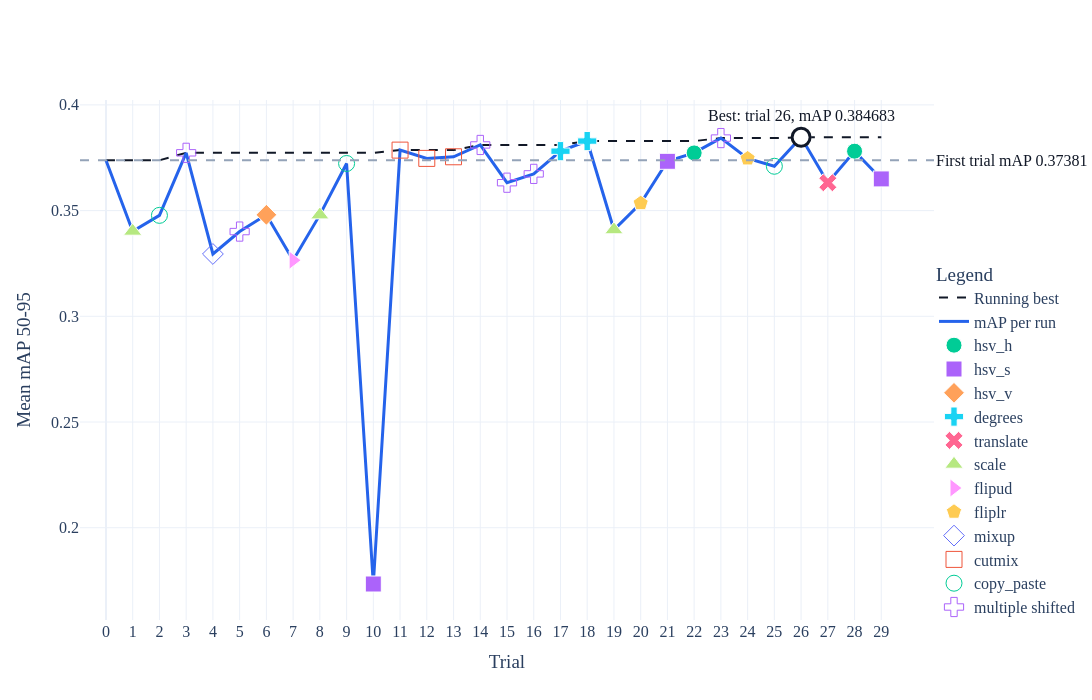

Notebook source saved alongside this figure:
### Code cell
study = optuna.load_study(
    study_name="TPE",
    storage="sqlite:///archive//peach_hpo.db",
)

df = pl.from_pandas(study.trials_dataframe())

desired_param_order = [
    "hsv_h",
    "hsv_s",
    "hsv_v",
    "degrees",
    "translate",
    "scale",
    "shear",
    "perspective",
    "flipud",
    "fliplr",
    "bgr",
    "mosaic",
    "mixup",
    "cutmix",
    "copy_paste",
    "close_mosaic",
]

param_cols = [
    f"params_{param}"
    for param in desired_param_order
    if f"params_{param}" in df.columns
]

plot_base = (
    df
    .filter(pl.col("state") == "COMPLETE")
    .select(["number", "value", *param_cols])
    .sort("number")
)

normalized = plot_base.with_columns([
    pl.when(pl.col(col).max() == pl.col(col).min())
    .then(0.0)
    .otherwise(
        (pl.col(col) - pl.col(col).min())
        / (pl.col(col).max() - pl.col(col).min())
    )
    .alias(col)
    for col in param_cols
])

diff_df = normalized.with_columns([
    pl.col(col).diff().abs().fill_null(0).alias(col)
    for col in param_cols
])

def largest_shift_label(row, cols, tolerance=0.05):
    changes = {col: row[col] for col in cols if row[col] is not None}

    if not changes:
        return "no shift"

    max_change = max(changes.values())

    if max_change == 0:
        return "baseline"

    close_cols = [
        col for col, value in changes.items()
        if value >= max_change * (1 - tolerance)
    ]

    if len(close_cols) > 1:
        return "multiple shifted"

    return close_cols[0].removeprefix("params_")

labels = [
    largest_shift_label(row, param_cols, tolerance=0.05)
    for row in diff_df.to_dicts()
]

plot_df = plot_base.with_columns(
    pl.Series("largest_shift", labels)
).with_columns(
    pl.col("value").cum_max().alias("running_best")
)

x = plot_df["number"].to_list()
y = plot_df["value"].to_list()
running_best = plot_df["running_best"].to_list()
labels = plot_df["largest_shift"].to_list()

baseline = y[0]
best_idx = max(range(len(y)), key=lambda i: y[i])
best_trial = x[best_idx]
best_score = y[best_idx]

fig = go.Figure()

# Running best
fig.add_trace(go.Scatter(
    x=x,
    y=running_best,
    mode="lines",
    name="Running best",
    line=dict(color="#111827", width=2, dash="dash"),
))

# Baseline horizontal line
fig.add_hline(
    y=baseline,
    line_dash="dash",
    line_color="#94A3B8",
    annotation_text=f"First trial mAP {baseline:.5f}",
    annotation_position="right",
    annotation_font=dict(size=16, color="#111827"),
)

# Main line
fig.add_trace(go.Scatter(
    x=x,
    y=y,
    mode="lines",
    name="mAP per run",
    line=dict(color="#2563EB", width=3),
))

# Colored points by largest shifted hyperparameter
categories = sorted(set(labels))

for category in legend_order:
    idxs = [i for i, label in enumerate(labels) if label == category]

    if not idxs:
        continue

    fig.add_trace(go.Scatter(
        x=[x[i] for i in idxs],
        y=[y[i] for i in idxs],
        mode="markers",
        name=category,
        marker=dict(
            size=16,
            symbol=symbol_map.get(category, "circle"),
            line=dict(width=1, color="white"),
        ),
        customdata=[labels[i] for i in idxs],
        hovertemplate=(
            "Trial: %{x}<br>"
            f"{SCORE_COL}: " + "%{y:.5f}<br>"
            "Largest shift: %{customdata}<extra></extra>"
        ),
    ))


# Highlight best point
fig.add_trace(go.Scatter(
    x=[best_trial],
    y=[best_score],
    mode="markers",
    name="Best",
    marker=dict(
        size=18,
        color="white",
        line=dict(color="#111827", width=3),
    ),
    showlegend=False,
))

fig.add_annotation(
    x=best_trial,
    y=best_score,
    text=f"Best: trial {best_trial}, {SCORE_COL} {best_score:.6f}",
    showarrow=False,
    yshift=22,
    font=dict(size=16, color="#111827"),
)

fig.update_layout(
    xaxis_title="Trial",
    yaxis_title="Mean mAP 50-95",
    template="plotly_white",
    width=1200,
    height=700,
    legend_title="Legend",
    legend=dict(
        y=0.70,
        yanchor="top",
        x=1.0,
        xanchor="left",
    ),
    font=dict(
        family="Times New Roman",
        size=16,
    )
)

fig.update_xaxes(
    tickmode="array",
    tickvals=x,
    showgrid=True,
)

fig.update_yaxes(showgrid=True)

path = here("figs", "TPE_HPO_line.png")

fig.write_image(path, width=1200,
    height=700,
    scale=4,)

with Image.open(path) as image:
    image.save(path, dpi=(600, 600))

fig

### Figure 1 — Plotly figure (JSON) as saved in the notebook; plotly's stock layout.template omitted (floating-point values rounded to 4 significant figures)
{"data": [{"line": {"color": "#111827", "dash": "dash", "width": 2}, "mode": "lines", "name": "Running best", "type": "scatter", "x": [0, 1, 2, 3, 4, 5, 6, 7, 8, 9, 10, 11, 12, 13, 14, 15, 16, 17, 18, 19, 20, 21, 22, 23, 24, 25, 26, 27, 28, 29], "y": [0.3738, 0.3738, 0.3738, 0.3773, 0.3773, 0.3773, 0.3773, 0.3773, 0.3773, 0.3773, 0.3773, 0.3786, 0.3786, 0.3786, 0.381, 0.381, 0.381, 0.381, 0.3829, 0.3829, 0.3829, 0.3829, 0.3829, 0.3843, 0.3843, 0.3843, 0.3847, 0.3847, 0.3847, 0.3847]}, {"line": {"color": "#2563EB", "width": 3}, "mode": "lines", "name": "mAP per run", "type": "scatter", "x": [0, 1, 2, 3, 4, 5, 6, 7, 8, 9, 10, 11, 12, 13, 14, 15, 16, 17, 18, 19, 20, 21, 22, 23, 24, 25, 26, 27, 28, 29], "y": [0.3738, 0.3402, 0.3477, 0.3773, 0.3295, 0.3401, 0.348, 0.3265, 0.348, 0.3723, 0.1734, 0.3786, 0.3747, 0.3754, 0.381, 0.3632, 0.3674, 0.3781, 0.3829, 0.3409, 0.3535, 0.3733, 0.3773, 0.3843, 0.3746, 0.371, 0.3847, 0.3632, 0.3781, 0.365]}, {"customdata": ["hsv_h", "hsv_h"], "hovertemplate": "Trial: %{x}<br>mAP: %{y:.5f}<br>Largest shift: %{customdata}<extra></extra>", "marker": {"line": {"color": "white", "width": 1}, "size": 16, "symbol": "circle"}, "mode": "markers", "name": "hsv_h", "type": "scatter", "x": [22, 28], "y": [0.3773, 0.3781]}, {"customdata": ["hsv_s", "hsv_s", "hsv_s"], "hovertemplate": "Trial: %{x}<br>mAP: %{y:.5f}<br>Largest shift: %{customdata}<extra></extra>", "marker": {"line": {"color": "white", "width": 1}, "size": 16, "symbol": "square"}, "mode": "markers", "name": "hsv_s", "type": "scatter", "x": [10, 21, 29], "y": [0.1734, 0.3733, 0.365]}, {"customdata": ["hsv_v"], "hovertemplate": "Trial: %{x}<br>mAP: %{y:.5f}<br>Largest shift: %{customdata}<extra></extra>", "marker": {"line": {"color": "white", "width": 1}, "size": 16, "symbol": "diamond"}, "mode": "markers", "name": "hsv_v", "type": "scatter", "x": [6], "y": [0.348]}, {"customdata": ["degrees", "degrees", "degrees"], "hovertemplate": "Trial: %{x}<br>mAP: %{y:.5f}<br>Largest shift: %{customdata}<extra></extra>", "marker": {"line": {"color": "white", "width": 1}, "size": 16, "symbol": "cross"}, "mode": "markers", "name": "degrees", "type": "scatter", "x": [17, 18, 26], "y": [0.3781, 0.3829, 0.3847]}, {"customdata": ["translate"], "hovertemplate": "Trial: %{x}<br>mAP: %{y:.5f}<br>Largest shift: %{customdata}<extra></extra>", "marker": {"line": {"color": "white", "width": 1}, "size": 16, "symbol": "x"}, "mode": "markers", "name": "translate", "type": "scatter", "x": [27], "y": [0.3632]}, {"customdata": ["scale", "scale", "scale"], "hovertemplate": "Trial: %{x}<br>mAP: %{y:.5f}<br>Largest shift: %{customdata}<extra></extra>", "marker": {"line": {"color": "white", "width": 1}, "size": 16, "symbol": "triangle-up"}, "mode": "markers", "name": "scale", "type": "scatter", "x": [1, 8, 19], "y": [0.3402, 0.348, 0.3409]}, {"customdata": ["flipud"], "hovertemplate": "Trial: %{x}<br>mAP: %{y:.5f}<br>Largest shift: %{customdata}<extra></extra>", "marker": {"line": {"color": "white", "width": 1}, "size": 16, "symbol": "triangle-right"}, "mode": "markers", "name": "flipud", "type": "scatter", "x": [7], "y": [0.3265]}, {"customdata": ["fliplr", "fliplr"], "hovertemplate": "Trial: %{x}<br>mAP: %{y:.5f}<br>Largest shift: %{customdata}<extra></extra>", "marker": {"line": {"color": "white", "width": 1}, "size": 16, "symbol": "pentagon"}, "mode": "markers", "name": "fliplr", "type": "scatter", "x": [20, 24], "y": [0.3535, 0.3746]}, {"customdata": ["mixup"], "hovertemplate": "Trial: %{x}<br>mAP: %{y:.5f}<br>Largest shift: %{customdata}<extra></extra>", "marker": {"line": {"color": "white", "width": 1}, "size": 16, "symbol": "diamond-open"}, "mode": "markers", "name": "mixup", "type": "scatter", "x": [4], "y": [0.3295]}, {"customdata": ["cutmix", "cutmix", "cutmix"], "hovertemplate": "Trial: %{x}<br>mAP: %{y:.5f}<br>Largest shift: %{customdata}<extra></extra>", "marker": {"line": {"color": "white", "width": 1}, "size": 16, "symbol": "square-open"}, "mode": "markers", "name": "cutmix", "type": "scatter", "x": [11, 12, 13], "y": [0.3786, 0.3747, 0.3754]}, {"customdata": ["copy_paste", "copy_paste", "copy_paste"], "hovertemplate": "Trial: %{x}<br>mAP: %{y:.5f}<br>Largest shift: %{customdata}<extra></extra>", "marker": {"line": {"color": "white", "width": 1}, "size": 16, "symbol": "circle-open"}, "mode": "markers", "name": "copy_paste", "type": "scatter", "x": [2, 9, 25], "y": [0.3477, 0.3723, 0.371]}, {"customdata": ["multiple shifted", "multiple shifted", "multiple shifted", "multiple shifted", "multiple shifted", "multiple shifted"], "hovertemplate": "Trial: %{x}<br>mAP: %{y:.5f}<br>Largest shift: %{customdata}<extra></extra>", "marker": {"line": {"color": "white", "width": 1}, "size": 16, "symbol": "cross-open"}, "mode": "markers", "name": "multiple shifted", "type": "scatter", "x": [3, 5, 14, 15, 16, 23], "y": [0.3773, 0.3401, 0.381, 0.3632, 0.3674, 0.3843]}, {"marker": {"color": "white", "line": {"color": "#111827", "width": 3}, "size": 18}, "mode": "markers", "name": "Best", "showlegend": false, "type": "scatter", "x": [26], "y": [0.3847]}], "layout": {"annotations": [{"font": {"color": "#111827", "size": 16}, "showarrow": false, "text": "First trial mAP 0.37381", "x": 1, "xanchor": "left", "xref": "x domain", "y": 0.3738, "yanchor": "middle", "yref": "y"}, {"font": {"color": "#111827", "size": 16}, "showarrow": false, "text": "Best: trial 26, mAP 0.384683", "x": 26, "y": 0.3847, "yshift": 22}], "font": {"family": "Times New Roman", "size": 16}, "height": 700, "legend": {"title": {"text": "Legend"}, "x": 1, "xanchor": "left", "y": 0.7, "yanchor": "top"}, "shapes": [{"line": {"color": "#94A3B8", "dash": "dash"}, "type": "line", "x0": 0, "x1": 1, "xref": "x domain", "y0": 0.3738, "y1": 0.3738, "yref": "y"}], "width": 1200, "xaxis": {"showgrid": true, "tickmode": "array", "tickvals": [0, 1, 2, 3, 4, 5, 6, 7, 8, 9, 10, 11, 12, 13, 14, 15, 16, 17, 18, 19, 20, 21, 22, 23, 24, 25, 26, 27, 28, 29], "title": {"text": "Trial"}}, "yaxis": {"showgrid": true, "title": {"text": "Mean mAP 50-95"}}}}
